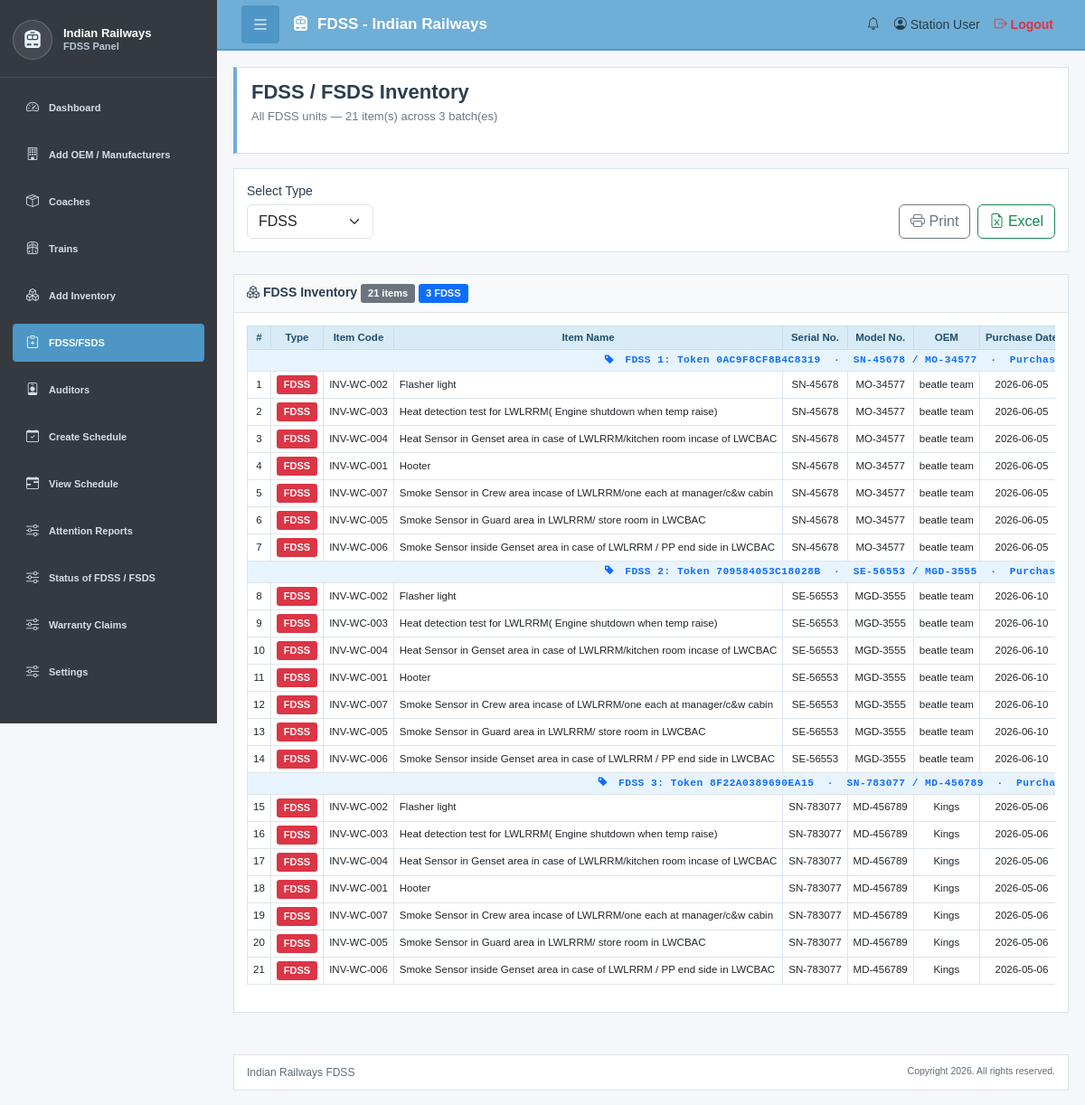
/fdss_fsds_inventory.php (signed in), run on the app's committed database.
### tables this page shows
CREATE TABLE `fdds_inventory_unit` (
  `unit_id` int(11) NOT NULL,
  `inventory_id` int(11) NOT NULL,
  `inventory_parameter_id` int(11) DEFAULT NULL,
  `user_id` int(11) NOT NULL,
  `serial_number` varchar(255) DEFAULT NULL,
  `model_number` varchar(255) DEFAULT NULL,
  `purchase_date` date DEFAULT NULL,
  `Warranty_expire` datetime DEFAULT NULL,
  `manufacturer_id` int(11) DEFAULT NULL,
  `use_status` int(11) NOT NULL DEFAULT 0 COMMENT '0 means not in use 1 means use in coach',
  `notes` text DEFAULT NULL,
  `Token_id` varchar(255) DEFAULT NULL,
  `unit_status` enum('warranty_claim_process','Working','Replacement','Not_working') NOT NULL DEFAULT 'Working',
  `Category` varchar(10) DEFAULT NULL,
  `created_at` timestamp NULL DEFAULT current_timestamp(),
  `updated_at` timestamp NULL DEFAULT current_timestamp() ON UPDATE current_timestamp()
);

CREATE TABLE `fdss_Inventory_Management` (
  `inventory_id` int(11) NOT NULL,
  `item_code` varchar(100) NOT NULL,
  `item_name` varchar(255) NOT NULL,
  `quantity` int(11) DEFAULT NULL,
  `category` enum('FDSS','FSDS','Primary','Secondary','FDSSPARA','FSDSPARA') NOT NULL,
  `status` enum('Working','Needs Check','Not Working') DEFAULT NULL,
  `user_id` int(11) NOT NULL,
  `last_updated` timestamp NULL DEFAULT current_timestamp(),
  `remarks` text DEFAULT NULL,
  `created_at` timestamp NULL DEFAULT current_timestamp(),
  `updated_at` timestamp NULL DEFAULT current_timestamp() ON UPDATE current_timestamp()
);

CREATE TABLE `fdss_manufacturers` (
  `manufacturer_id` int(11) NOT NULL,
  `company_name` varchar(255) NOT NULL,
  `name` varchar(255) NOT NULL,
  `mobile_number` varchar(20) DEFAULT NULL,
  `email_id` varchar(150) DEFAULT NULL,
  `address` text DEFAULT NULL,
  `status` enum('Active','Inactive') DEFAULT 'Active',
  `user_id` int(11) NOT NULL,
  `created_at` timestamp NULL DEFAULT current_timestamp(),
  `updated_at` timestamp NULL DEFAULT current_timestamp() ON UPDATE current_timestamp()
);

### fdss_fsds_inventory.php (the view, shortened to what this page needs)
<?php
require_once 'config/db.php';
$user_id = (int) $_SESSION['user_id'];
$selected_type = strtoupper(trim($_GET['type'] ?? 'FDSS'));
$items = [];
$query = "SELECT
            im.item_code,
            im.item_name,
            im.category,
            iu.unit_id,
            iu.token_id,
            iu.serial_number,
            iu.model_number,
            iu.purchase_date,
            iu.Warranty_expire AS warranty_expire,
            iu.unit_status,
            iu.use_status,
            m.company_name,
            m.name AS manufacturer_contact,
            c.coach_no,
            c.coach_type,
            t.train_no,
            t.train_name
          FROM fdds_inventory_unit iu
          INNER JOIN fdss_Inventory_Management im
            ON im.inventory_id = iu.inventory_id
            AND im.user_id = iu.user_id
          LEFT JOIN fdss_coach_inventory ci
            ON ci.inventory_unit_id = iu.unit_id
            AND ci.user_id = iu.user_id
          LEFT JOIN fdss_train_coach c
            ON c.coach_id = ci.coach_id
            AND c.user_id = ci.user_id
          LEFT JOIN fdss_train_information t
            ON t.train_info_id = c.train_info_id
            AND t.user_id = c.user_id
          LEFT JOIN fdss_manufacturers m
            ON m.manufacturer_id = iu.manufacturer_id
          WHERE iu.user_id = ?
            AND UPPER(TRIM(im.category)) = ?
            AND iu.token_id IS NOT NULL
            AND iu.token_id != ''
          ORDER BY iu.token_id ASC, im.item_name ASC, iu.unit_id ASC";
$stmt = $conn->prepare($query);
$stmt->bind_param('is', $user_id, $selected_type);
$stmt->execute();
$result = $stmt->get_result();
while ($row = $result->fetch_assoc()) {
    $items[] = $row;
}
$token_count = count(array_unique(array_column($items, 'token_id')));
function e($value) {
    return htmlspecialchars((string) $value, ENT_QUOTES, 'UTF-8');
}
?>
<!DOCTYPE html>
<html lang="en">
<head>
    <link href="https://cdnjs.cloudflare.com/ajax/libs/bootstrap/5.3.0/css/bootstrap.min.css" rel="stylesheet">
    <link href="https://cdnjs.cloudflare.com/ajax/libs/bootstrap-icons/1.11.0/font/bootstrap-icons.min.css" rel="stylesheet">
    <link href="assets/css/styles.css" rel="stylesheet">
</head>
<body>
<?php include('includes/navbar.php'); ?>
<div class="sidebar-container">
    <?php include('includes/sidebar.php'); ?>
    <main class="main-content">
        <div class="page-header">
            <div>
                <h1>FDSS / FSDS Inventory</h1>
                <p class="page-header-subtitle">All <?= e($selected_type) ?> units — <?= count($items) ?> item(s) across <?= $token_count ?> batch(es)</p>
            </div>
        </div>
        <div class="content-card mb-4 no-print">
            <div class="card-body">
                <div class="d-flex gap-3 align-items-end flex-wrap justify-content-between">
                    <form method="GET" class="d-flex gap-2 align-items-end">
                        <div>
                            <label class="form-label mb-1">Select Type</label>
                            <select name="type" class="form-select" style="min-width:140px" onchange="this.form.submit()">
                                <option value="FDSS" <?= $selected_type === 'FDSS' ? 'selected' : '' ?>>FDSS</option>
                            </select>
                        </div>
                    </form>
                    <div class="d-flex gap-2">
                        <button class="btn btn-outline-secondary" id="printReportBtn"><i class="bi bi-printer"></i> Print</button>
                        <button class="btn btn-outline-success" id="exportExcelBtn"><i class="bi bi-file-earmark-excel"></i> Excel</button>
                    </div>
                </div>
            </div>
        </div>
        <div class="content-card">
            <div class="card-header">
                <h5>
                    <i class="bi bi-boxes"></i>
                    <?= e($selected_type) ?> Inventory
                    <span class="badge bg-secondary"><?= count($items) ?> items</span>
                    <span class="badge bg-primary"><?= $token_count ?> <?= $selected_type === 'FDSS' ? 'FDSS' : 'FSDS' ?> </span>
                </h5>
            </div>
            <div class="card-body" id="reportPrintArea">
                <div class="table-wrapper">
                    <table class="table table-hover table-bordered report-table" id="reportTable">
                        <colgroup>
                            <col><col><col><col><col>
                            <col><col><col><col><col>
                            <col><col><col>
                        </colgroup>
                        <thead class="table-dark">
                            <tr>
                                <th>#</th>
                                <th>Type</th>
                                <th>Item Code</th>
                                <th>Item Name</th>
                                <th>Serial No.</th>
                                <th>Model No.</th>
                                <th>OEM</th>
                                <th>Purchase Date</th>
                            </tr>
                        </thead>
                        <tbody>
                        <?php if (empty($items)): ?>
                            <tr>
                                <td colspan="13" class="text-center text-muted py-4">
                                    <i class="bi bi-inbox fs-4 d-block mb-2"></i>
                                    No <?= e($selected_type) ?> units found. Use <a href="add-fsds-fdds-inventory.php?category=<?= e($selected_type) ?>">Add Units</a> to create entries.
                                </td>
                            </tr>
                        <?php else: ?>
                            <?php
                            $prev_token = null;
                            $token_row_num = 0;
                            $global_idx = 0;
                            foreach ($items as $item):
                                if ($item['token_id'] !== $prev_token):
                                    $prev_token = $item['token_id'];
                                    $token_row_num++;
                            ?>
                            <tr class="token-separator">
                                <td colspan="13">
                                    <i class="bi bi-tag-fill me-1"></i>
                                    <?= $selected_type === 'FDSS' ? 'FDSS' : 'FSDS' ?> <?= $token_row_num ?>: Token <?= e($item['token_id']) ?>
                                    &nbsp;&middot;&nbsp;
                                    <?= e($item['serial_number'] ?: '') ?>
                                    <?php if ($item['model_number']): ?> / <?= e($item['model_number']) ?><?php endif; ?>
                                    <?php if ($item['purchase_date']): ?> &nbsp;&middot;&nbsp; Purchased: <?= e($item['purchase_date']) ?><?php endif; ?>
                                </td>
                            </tr>
                            <?php endif; $global_idx++; ?>
                            <tr>
                                <td><?= $global_idx ?></td>
                                <td>
                                    <span class="badge <?= $item['category'] === 'FDSS' ? 'bg-danger' : 'bg-info text-dark' ?>">
                                        <?= e($item['category']) ?>
                                    </span>
                                </td>
                                <td><?= e($item['item_code']) ?></td>
                                <td class="text-start"><?= e($item['item_name']) ?></td>
                                <td><?= e($item['serial_number'] ?: '-') ?></td>
                                <td><?= e($item['model_number'] ?: '-') ?></td>
                                <td>
                                    <?php
                                        $mfg = trim(($item['company_name'] ?? '') . (!empty($item['manufacturer_contact']) ? ' - ' . $item['manufacturer_contact'] : ''));
                                        echo e($mfg ?: '-');
                                    ?>
                                </td>
                                <td><?= e($item['purchase_date'] ?: '-') ?></td>
                            </tr>
                            <?php endforeach; ?>
                        <?php endif; ?>
                        </tbody>
                    </table>
                </div>
            </div>
        </div>
    </main>
</div>
<?php include('includes/footer.php'); ?>
</body>
</html>

### assets/css/styles.css (style rules this page uses)
body { margin:0; padding:0; overflow-x:hidden; background:#f5f7fa; font-family:Arial,sans-serif; font-size:14px; color:#2c3e50; }
body { padding-top:56px; }
.main-content { margin-left:240px; margin-top:0; padding:18px; transition:all 0.3s ease; }
.page-header { background:#fff; border:1px solid #d9e1e8; border-left:4px solid #6faed6; padding:14px 16px; margin-bottom:16px; display:flex; justify-content:space-between; align-items:center; }
.page-header h1 { margin:0; font-size:22px; font-weight:700; color:#2c3e50; }
.page-header-subtitle { margin-top:4px; font-size:13px; color:#6c7a86; }
.content-card { background:#fff; border:1px solid #dbe4eb; margin-bottom:16px; }
.card-header { background:#f7f9fb; border-bottom:1px solid #dbe4eb; padding:10px 14px; }
.card-header h5 { margin:0; font-size:14px; font-weight:700; color:#2c3e50; }
.card-body { padding:14px; }
.table { width:100%; border-collapse:collapse; font-size:12px; }
.table thead th { background:#d9ebf7; color:#1f4e6b; border:1px solid #c9ddea; font-weight:700; }
.table td, .table th { padding:8px 10px; border:1px solid #dde5ec; }
.badge { padding:5px 8px; border-radius:3px; font-size:11px; }

### fdss_fsds_inventory.php (style rules this page uses)
.table-wrapper { overflow-x: auto; -webkit-overflow-scrolling: touch; }
.report-table th, .report-table td { text-align: center; vertical-align: middle; white-space: nowrap; font-size: 0.72rem; padding: 4px 6px !important; }
.token-separator td { background: #e8f4fd !important; font-weight: 600; font-size: 0.7rem; color: #0d6efd; letter-spacing: 0.5px; font-family: monospace; padding: 3px 6px !important; }

### data on the page
fdds_inventory_unit: shows "FDSS", Token "0AC9F8CF8B4C8319", serial_number "SN-45678", model_number "MO-34577", inventory.category "FDSS", inventory.item_code "INV-WC-002", inventory.item_name "Flasher light", manufacturer.company_name "beatle team", purchase_date "2026-06-05"
fdds_inventory_unit: inventory.category "FDSS", inventory.item_code "INV-WC-003", inventory.item_name "Heat detection test for LWLRRM( Engine shutdown when temp raise)", serial_number "SN-45678", model_number "MO-34577", manufacturer.company_name "beatle team", purchase_date "2026-06-05"
fdds_inventory_unit: inventory.category "FDSS", inventory.item_code "INV-WC-004", inventory.item_name "Heat Sensor in Genset area in case of LWLRRM/kitchen room incase of LWCBAC", serial_number "SN-45678", model_number "MO-34577", manufacturer.company_name "beatle team", purchase_date "2026-06-05"
fdds_inventory_unit: inventory.category "FDSS", inventory.item_code "INV-WC-001", inventory.item_name "Hooter", serial_number "SN-45678", model_number "MO-34577", manufacturer.company_name "beatle team", purchase_date "2026-06-05"
fdds_inventory_unit: inventory.category "FDSS", inventory.item_code "INV-WC-007", inventory.item_name "Smoke Sensor in Crew area incase of LWLRRM/one each at manager/c&w cabin", serial_number "SN-45678", model_number "MO-34577", manufacturer.company_name "beatle team", purchase_date "2026-06-05"
fdds_inventory_unit: inventory.category "FDSS", inventory.item_code "INV-WC-005", inventory.item_name "Smoke Sensor in Guard area in LWLRRM/ store room in LWCBAC", serial_number "SN-45678", model_number "MO-34577", manufacturer.company_name "beatle team", purchase_date "2026-06-05"
fdds_inventory_unit: inventory.category "FDSS", inventory.item_code "INV-WC-006", inventory.item_name "Smoke Sensor inside Genset area in case of LWLRRM / PP end side in LWCBAC", serial_number "SN-45678", model_number "MO-34577", manufacturer.company_name "beatle team", purchase_date "2026-06-05"
fdds_inventory_unit: shows "FDSS", Token "709584053C18028B", serial_number "SE-56553", model_number "MGD-3555", inventory.category "FDSS", inventory.item_code "INV-WC-002", inventory.item_name "Flasher light", manufacturer.company_name "beatle team", purchase_date "2026-06-10"
fdds_inventory_unit: inventory.category "FDSS", inventory.item_code "INV-WC-003", inventory.item_name "Heat detection test for LWLRRM( Engine shutdown when temp raise)", serial_number "SE-56553", model_number "MGD-3555", manufacturer.company_name "beatle team", purchase_date "2026-06-10"
fdds_inventory_unit: inventory.category "FDSS", inventory.item_code "INV-WC-004", inventory.item_name "Heat Sensor in Genset area in case of LWLRRM/kitchen room incase of LWCBAC", serial_number "SE-56553", model_number "MGD-3555", manufacturer.company_name "beatle team", purchase_date "2026-06-10"
fdds_inventory_unit: inventory.category "FDSS", inventory.item_code "INV-WC-001", inventory.item_name "Hooter", serial_number "SE-56553", model_number "MGD-3555", manufacturer.company_name "beatle team", purchase_date "2026-06-10"
fdds_inventory_unit: inventory.category "FDSS", inventory.item_code "INV-WC-007", inventory.item_name "Smoke Sensor in Crew area incase of LWLRRM/one each at manager/c&w cabin", serial_number "SE-56553", model_number "MGD-3555", manufacturer.company_name "beatle team", purchase_date "2026-06-10"
fdds_inventory_unit: inventory.category "FDSS", inventory.item_code "INV-WC-005", inventory.item_name "Smoke Sensor in Guard area in LWLRRM/ store room in LWCBAC", serial_number "SE-56553", model_number "MGD-3555", manufacturer.company_name "beatle team", purchase_date "2026-06-10"
fdds_inventory_unit: inventory.category "FDSS", inventory.item_code "INV-WC-006", inventory.item_name "Smoke Sensor inside Genset area in case of LWLRRM / PP end side in LWCBAC", serial_number "SE-56553", model_number "MGD-3555", manufacturer.company_name "beatle team", purchase_date "2026-06-10"
fdds_inventory_unit: shows "FDSS", Token "8F22A0389690EA15", serial_number "SN-783077", model_number "MD-456789", inventory.category "FDSS", inventory.item_code "INV-WC-002", inventory.item_name "Flasher light", manufacturer.company_name "Kings", purchase_date "2026-05-06"
fdds_inventory_unit: inventory.category "FDSS", inventory.item_code "INV-WC-003", inventory.item_name "Heat detection test for LWLRRM( Engine shutdown when temp raise)", serial_number "SN-783077", model_number "MD-456789", manufacturer.company_name "Kings", purchase_date "2026-05-06"
fdds_inventory_unit: inventory.category "FDSS", inventory.item_code "INV-WC-004", inventory.item_name "Heat Sensor in Genset area in case of LWLRRM/kitchen room incase of LWCBAC", serial_number "SN-783077", model_number "MD-456789", manufacturer.company_name "Kings", purchase_date "2026-05-06"
fdds_inventory_unit: inventory.category "FDSS", inventory.item_code "INV-WC-001", inventory.item_name "Hooter", serial_number "SN-783077", model_number "MD-456789", manufacturer.company_name "Kings", purchase_date "2026-05-06"
fdds_inventory_unit: inventory.category "FDSS", inventory.item_code "INV-WC-007", inventory.item_name "Smoke Sensor in Crew area incase of LWLRRM/one each at manager/c&w cabin", serial_number "SN-783077", model_number "MD-456789", manufacturer.company_name "Kings", purchase_date "2026-05-06"
fdds_inventory_unit: inventory.category "FDSS", inventory.item_code "INV-WC-005", inventory.item_name "Smoke Sensor in Guard area in LWLRRM/ store room in LWCBAC", serial_number "SN-783077", model_number "MD-456789", manufacturer.company_name "Kings", purchase_date "2026-05-06"
fdds_inventory_unit: inventory.category "FDSS", inventory.item_code "INV-WC-006", inventory.item_name "Smoke Sensor inside Genset area in case of LWLRRM / PP end side in LWCBAC", serial_number "SN-783077", model_number "MD-456789", manufacturer.company_name "Kings", purchase_date "2026-05-06"

### other printed values
$selected_type "FDSS"
count($items) "21"
$token_count "3"
